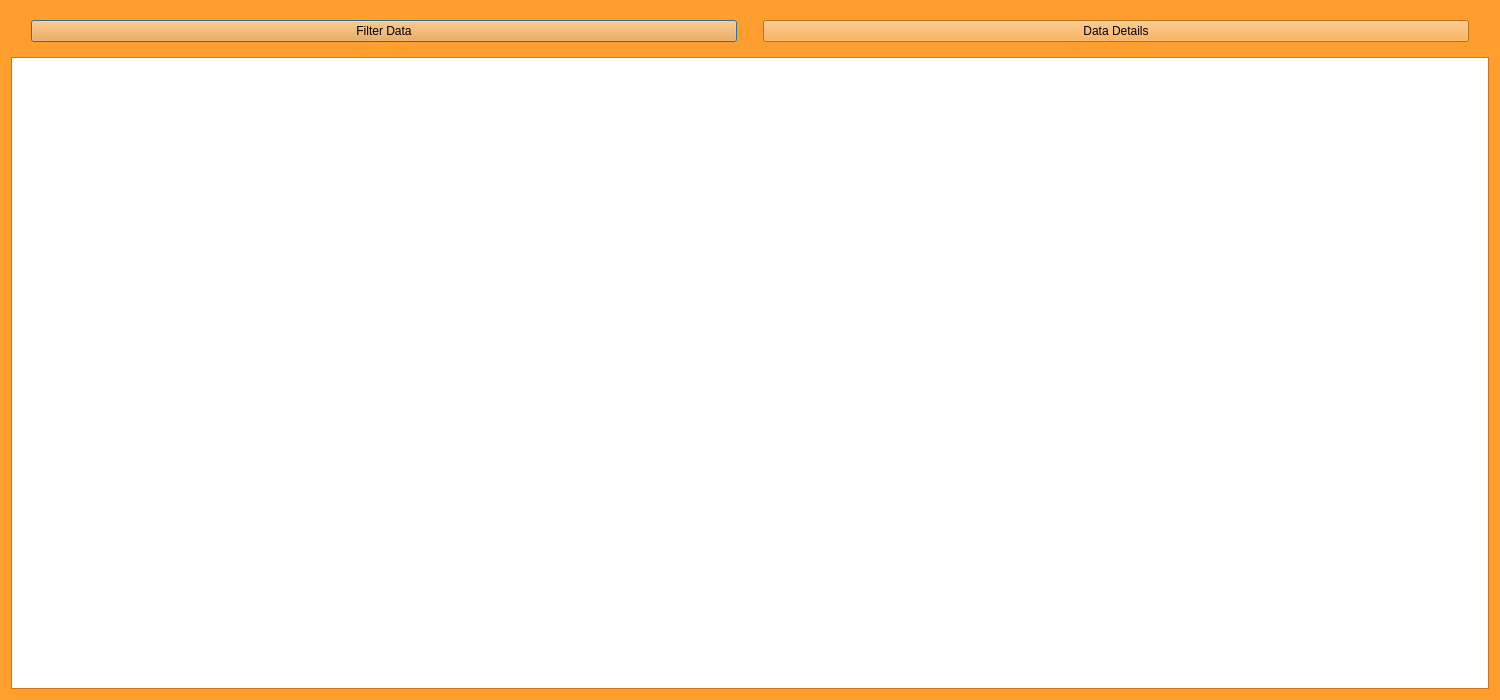
<?xml version="1.0" encoding="UTF-8"?>
<ui version="4.0">
 <class>TableWindow</class>
 <widget class="QDialog" name="TableWindow">
  <property name="geometry">
   <rect>
    <x>0</x>
    <y>0</y>
    <width>1500</width>
    <height>700</height>
   </rect>
  </property>
  <property name="palette">
   <palette>
    <active>
     <colorrole role="WindowText">
      <brush brushstyle="SolidPattern">
       <color alpha="255">
        <red>0</red>
        <green>0</green>
        <blue>0</blue>
       </color>
      </brush>
     </colorrole>
     <colorrole role="Button">
      <brush brushstyle="SolidPattern">
       <color alpha="255">
        <red>255</red>
        <green>157</green>
        <blue>45</blue>
       </color>
      </brush>
     </colorrole>
     <colorrole role="Light">
      <brush brushstyle="SolidPattern">
       <color alpha="255">
        <red>255</red>
        <green>217</green>
        <blue>173</blue>
       </color>
      </brush>
     </colorrole>
     <colorrole role="Midlight">
      <brush brushstyle="SolidPattern">
       <color alpha="255">
        <red>255</red>
        <green>187</green>
        <blue>109</blue>
       </color>
      </brush>
     </colorrole>
     <colorrole role="Dark">
      <brush brushstyle="SolidPattern">
       <color alpha="255">
        <red>127</red>
        <green>78</green>
        <blue>22</blue>
       </color>
      </brush>
     </colorrole>
     <colorrole role="Mid">
      <brush brushstyle="SolidPattern">
       <color alpha="255">
        <red>170</red>
        <green>105</green>
        <blue>30</blue>
       </color>
      </brush>
     </colorrole>
     <colorrole role="Text">
      <brush brushstyle="SolidPattern">
       <color alpha="255">
        <red>0</red>
        <green>0</green>
        <blue>0</blue>
       </color>
      </brush>
     </colorrole>
     <colorrole role="BrightText">
      <brush brushstyle="SolidPattern">
       <color alpha="255">
        <red>255</red>
        <green>255</green>
        <blue>255</blue>
       </color>
      </brush>
     </colorrole>
     <colorrole role="ButtonText">
      <brush brushstyle="SolidPattern">
       <color alpha="255">
        <red>0</red>
        <green>0</green>
        <blue>0</blue>
       </color>
      </brush>
     </colorrole>
     <colorrole role="Base">
      <brush brushstyle="SolidPattern">
       <color alpha="255">
        <red>255</red>
        <green>255</green>
        <blue>255</blue>
       </color>
      </brush>
     </colorrole>
     <colorrole role="Window">
      <brush brushstyle="SolidPattern">
       <color alpha="255">
        <red>255</red>
        <green>157</green>
        <blue>45</blue>
       </color>
      </brush>
     </colorrole>
     <colorrole role="Shadow">
      <brush brushstyle="SolidPattern">
       <color alpha="255">
        <red>0</red>
        <green>0</green>
        <blue>0</blue>
       </color>
      </brush>
     </colorrole>
     <colorrole role="AlternateBase">
      <brush brushstyle="SolidPattern">
       <color alpha="255">
        <red>255</red>
        <green>206</green>
        <blue>150</blue>
       </color>
      </brush>
     </colorrole>
     <colorrole role="ToolTipBase">
      <brush brushstyle="SolidPattern">
       <color alpha="255">
        <red>255</red>
        <green>255</green>
        <blue>220</blue>
       </color>
      </brush>
     </colorrole>
     <colorrole role="ToolTipText">
      <brush brushstyle="SolidPattern">
       <color alpha="255">
        <red>0</red>
        <green>0</green>
        <blue>0</blue>
       </color>
      </brush>
     </colorrole>
    </active>
    <inactive>
     <colorrole role="WindowText">
      <brush brushstyle="SolidPattern">
       <color alpha="255">
        <red>0</red>
        <green>0</green>
        <blue>0</blue>
       </color>
      </brush>
     </colorrole>
     <colorrole role="Button">
      <brush brushstyle="SolidPattern">
       <color alpha="255">
        <red>255</red>
        <green>157</green>
        <blue>45</blue>
       </color>
      </brush>
     </colorrole>
     <colorrole role="Light">
      <brush brushstyle="SolidPattern">
       <color alpha="255">
        <red>255</red>
        <green>217</green>
        <blue>173</blue>
       </color>
      </brush>
     </colorrole>
     <colorrole role="Midlight">
      <brush brushstyle="SolidPattern">
       <color alpha="255">
        <red>255</red>
        <green>187</green>
        <blue>109</blue>
       </color>
      </brush>
     </colorrole>
     <colorrole role="Dark">
      <brush brushstyle="SolidPattern">
       <color alpha="255">
        <red>127</red>
        <green>78</green>
        <blue>22</blue>
       </color>
      </brush>
     </colorrole>
     <colorrole role="Mid">
      <brush brushstyle="SolidPattern">
       <color alpha="255">
        <red>170</red>
        <green>105</green>
        <blue>30</blue>
       </color>
      </brush>
     </colorrole>
     <colorrole role="Text">
      <brush brushstyle="SolidPattern">
       <color alpha="255">
        <red>0</red>
        <green>0</green>
        <blue>0</blue>
       </color>
      </brush>
     </colorrole>
     <colorrole role="BrightText">
      <brush brushstyle="SolidPattern">
       <color alpha="255">
        <red>255</red>
        <green>255</green>
        <blue>255</blue>
       </color>
      </brush>
     </colorrole>
     <colorrole role="ButtonText">
      <brush brushstyle="SolidPattern">
       <color alpha="255">
        <red>0</red>
        <green>0</green>
        <blue>0</blue>
       </color>
      </brush>
     </colorrole>
     <colorrole role="Base">
      <brush brushstyle="SolidPattern">
       <color alpha="255">
        <red>255</red>
        <green>255</green>
        <blue>255</blue>
       </color>
      </brush>
     </colorrole>
     <colorrole role="Window">
      <brush brushstyle="SolidPattern">
       <color alpha="255">
        <red>255</red>
        <green>157</green>
        <blue>45</blue>
       </color>
      </brush>
     </colorrole>
     <colorrole role="Shadow">
      <brush brushstyle="SolidPattern">
       <color alpha="255">
        <red>0</red>
        <green>0</green>
        <blue>0</blue>
       </color>
      </brush>
     </colorrole>
     <colorrole role="AlternateBase">
      <brush brushstyle="SolidPattern">
       <color alpha="255">
        <red>255</red>
        <green>206</green>
        <blue>150</blue>
       </color>
      </brush>
     </colorrole>
     <colorrole role="ToolTipBase">
      <brush brushstyle="SolidPattern">
       <color alpha="255">
        <red>255</red>
        <green>255</green>
        <blue>220</blue>
       </color>
      </brush>
     </colorrole>
     <colorrole role="ToolTipText">
      <brush brushstyle="SolidPattern">
       <color alpha="255">
        <red>0</red>
        <green>0</green>
        <blue>0</blue>
       </color>
      </brush>
     </colorrole>
    </inactive>
    <disabled>
     <colorrole role="WindowText">
      <brush brushstyle="SolidPattern">
       <color alpha="255">
        <red>127</red>
        <green>78</green>
        <blue>22</blue>
       </color>
      </brush>
     </colorrole>
     <colorrole role="Button">
      <brush brushstyle="SolidPattern">
       <color alpha="255">
        <red>255</red>
        <green>157</green>
        <blue>45</blue>
       </color>
      </brush>
     </colorrole>
     <colorrole role="Light">
      <brush brushstyle="SolidPattern">
       <color alpha="255">
        <red>255</red>
        <green>217</green>
        <blue>173</blue>
       </color>
      </brush>
     </colorrole>
     <colorrole role="Midlight">
      <brush brushstyle="SolidPattern">
       <color alpha="255">
        <red>255</red>
        <green>187</green>
        <blue>109</blue>
       </color>
      </brush>
     </colorrole>
     <colorrole role="Dark">
      <brush brushstyle="SolidPattern">
       <color alpha="255">
        <red>127</red>
        <green>78</green>
        <blue>22</blue>
       </color>
      </brush>
     </colorrole>
     <colorrole role="Mid">
      <brush brushstyle="SolidPattern">
       <color alpha="255">
        <red>170</red>
        <green>105</green>
        <blue>30</blue>
       </color>
      </brush>
     </colorrole>
     <colorrole role="Text">
      <brush brushstyle="SolidPattern">
       <color alpha="255">
        <red>127</red>
        <green>78</green>
        <blue>22</blue>
       </color>
      </brush>
     </colorrole>
     <colorrole role="BrightText">
      <brush brushstyle="SolidPattern">
       <color alpha="255">
        <red>255</red>
        <green>255</green>
        <blue>255</blue>
       </color>
      </brush>
     </colorrole>
     <colorrole role="ButtonText">
      <brush brushstyle="SolidPattern">
       <color alpha="255">
        <red>127</red>
        <green>78</green>
        <blue>22</blue>
       </color>
      </brush>
     </colorrole>
     <colorrole role="Base">
      <brush brushstyle="SolidPattern">
       <color alpha="255">
        <red>255</red>
        <green>157</green>
        <blue>45</blue>
       </color>
      </brush>
     </colorrole>
     <colorrole role="Window">
      <brush brushstyle="SolidPattern">
       <color alpha="255">
        <red>255</red>
        <green>157</green>
        <blue>45</blue>
       </color>
      </brush>
     </colorrole>
     <colorrole role="Shadow">
      <brush brushstyle="SolidPattern">
       <color alpha="255">
        <red>0</red>
        <green>0</green>
        <blue>0</blue>
       </color>
      </brush>
     </colorrole>
     <colorrole role="AlternateBase">
      <brush brushstyle="SolidPattern">
       <color alpha="255">
        <red>255</red>
        <green>157</green>
        <blue>45</blue>
       </color>
      </brush>
     </colorrole>
     <colorrole role="ToolTipBase">
      <brush brushstyle="SolidPattern">
       <color alpha="255">
        <red>255</red>
        <green>255</green>
        <blue>220</blue>
       </color>
      </brush>
     </colorrole>
     <colorrole role="ToolTipText">
      <brush brushstyle="SolidPattern">
       <color alpha="255">
        <red>0</red>
        <green>0</green>
        <blue>0</blue>
       </color>
      </brush>
     </colorrole>
    </disabled>
   </palette>
  </property>
  <property name="windowTitle">
   <string>RIT Baja Database</string>
  </property>
  <property name="windowIcon">
   <iconset>
    <normaloff>../../../../../Pictures/Misc/car logo.jpg</normaloff>../../../../../Pictures/Misc/car logo.jpg</iconset>
  </property>
  <layout class="QVBoxLayout" name="verticalLayout">
   <item>
    <layout class="QHBoxLayout" name="horizontalLayout">
     <property name="sizeConstraint">
      <enum>QLayout::SetDefaultConstraint</enum>
     </property>
     <item>
      <spacer name="verticalSpacer_2">
       <property name="orientation">
        <enum>Qt::Vertical</enum>
       </property>
       <property name="sizeType">
        <enum>QSizePolicy::Fixed</enum>
       </property>
       <property name="sizeHint" stdset="0">
        <size>
         <width>20</width>
         <height>40</height>
        </size>
       </property>
      </spacer>
     </item>
     <item>
      <widget class="QPushButton" name="filterBtn">
       <property name="text">
        <string>Filter Data</string>
       </property>
      </widget>
     </item>
     <item>
      <spacer name="verticalSpacer_3">
       <property name="orientation">
        <enum>Qt::Vertical</enum>
       </property>
       <property name="sizeType">
        <enum>QSizePolicy::Fixed</enum>
       </property>
       <property name="sizeHint" stdset="0">
        <size>
         <width>20</width>
         <height>40</height>
        </size>
       </property>
      </spacer>
     </item>
     <item>
      <widget class="QPushButton" name="detailsBtn">
       <property name="sizePolicy">
        <sizepolicy hsizetype="Minimum" vsizetype="Fixed">
         <horstretch>0</horstretch>
         <verstretch>0</verstretch>
        </sizepolicy>
       </property>
       <property name="text">
        <string>Data Details</string>
       </property>
      </widget>
     </item>
     <item>
      <spacer name="verticalSpacer">
       <property name="orientation">
        <enum>Qt::Vertical</enum>
       </property>
       <property name="sizeType">
        <enum>QSizePolicy::Fixed</enum>
       </property>
       <property name="sizeHint" stdset="0">
        <size>
         <width>20</width>
         <height>40</height>
        </size>
       </property>
      </spacer>
     </item>
    </layout>
   </item>
   <item>
    <widget class="QTableWidget" name="tableWidget">
     <property name="editTriggers">
      <set>QAbstractItemView::NoEditTriggers</set>
     </property>
     <property name="dragDropOverwriteMode">
      <bool>false</bool>
     </property>
     <property name="selectionMode">
      <enum>QAbstractItemView::SingleSelection</enum>
     </property>
    </widget>
   </item>
  </layout>
 </widget>
 <resources/>
 <connections/>
</ui>
